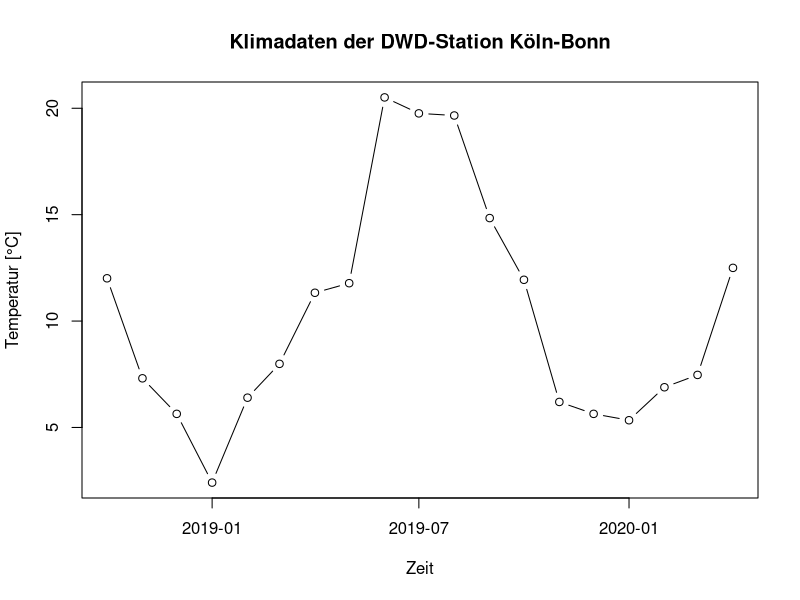
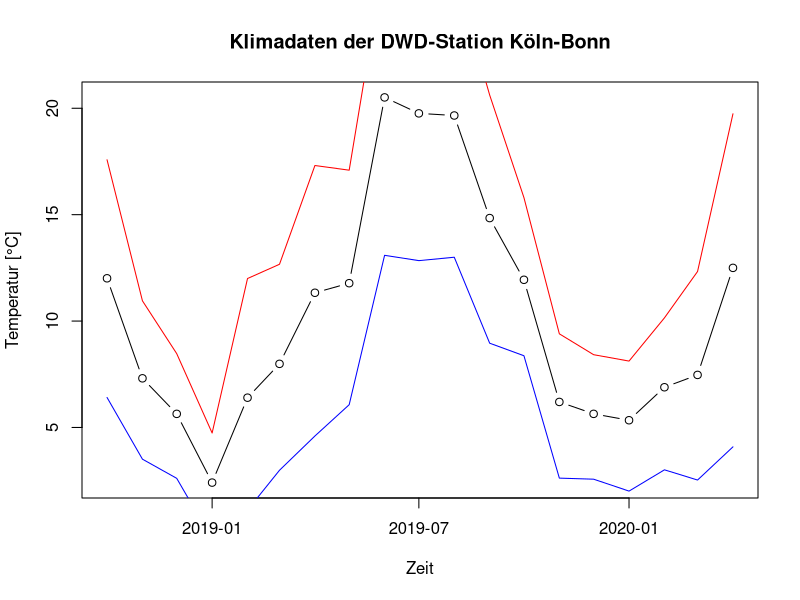
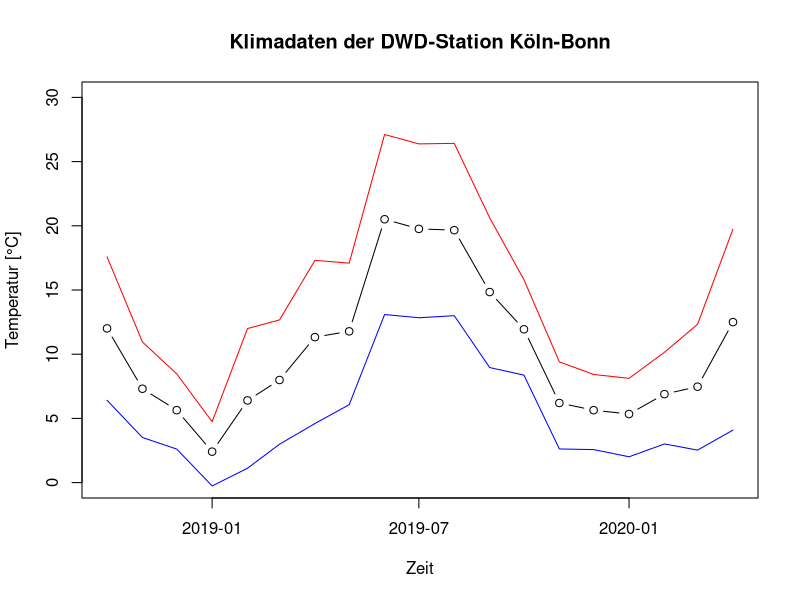

Here is the R script that generated these plots, in order: (Note: this script raises an error after producing the figures.)
## ---- chunk 1
meteo <- read.table('produkt_klima_monat_20181001_20200430_02667.txt',
header = T, sep = ';')
str(meteo)
## ---- chunk 2
my_date <- as.Date(as.character(meteo$MESS_DATUM_BEGINN), format = '%Y%m%d')
my_date
## ---- chunk 3
plot(my_date, meteo$MO_TT, type = 'b', xlab = 'Zeit', ylab = 'Temperatur [°C]', main = 'Klimadaten der DWD-Station Köln-Bonn')
## ---- chunk 4
plot(my_date, meteo$MO_TT, type = 'b', xlab = 'Zeit', ylab = 'Temperatur [°C]', main = 'Klimadaten der DWD-Station Köln-Bonn')

# Minimumtemperatur in rot
lines(my_date, meteo$MO_TN, col = 'blue')

# Maximumtemperatur in blau
lines(my_date, meteo$MO_TX, col = 'red')
## ---- chunk 5
plot(my_date, meteo$MO_TT, type = 'b', xlab = 'Zeit', ylab = 'Temperatur [°C]', main = 'Klimadaten der DWD-Station Köln-Bonn', ylim = c(0, 30))

# Minimumtemperatur in rot
lines(my_date, meteo$MO_TN, col = 'blue')

# Maximumtemperatur in blau
lines(my_date, meteo$MO_TX, col = 'red')
## ---- chunk 6
knitr::include_graphics('Regionen_und_Raender.png', auto_pdf = T)
## ---- chunk 7
op <- par(mar = c(1, 1, 1, 1))
plot(my_date, meteo$MO_TT, type = 'b', xlab = 'Zeit', ylab = 'Temperatur [°C]', main = 'Klimadaten der DWD-Station Köln-Bonn', ylim = c(0, 30))

# Minimumtemperatur in rot
lines(my_date, meteo$MO_TN, col = 'blue')

# Maximumtemperatur in blau
lines(my_date, meteo$MO_TX, col = 'red')
